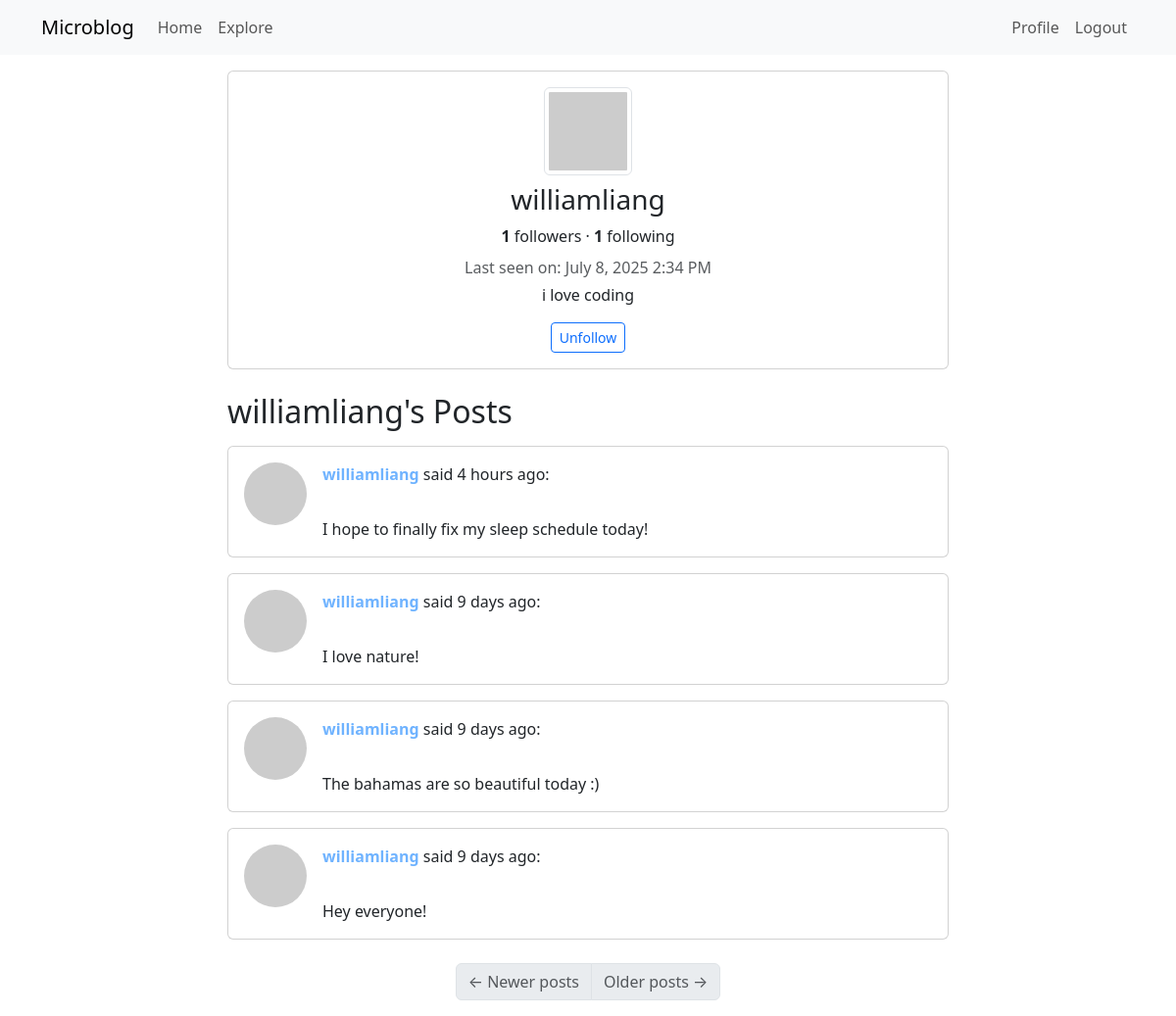
The app's page /user/williamliang (signed in) with its own data.
### app/models.py (models this page shows, shortened)
class User(UserMixin, db.Model):
    id: so.Mapped[int] = so.mapped_column(primary_key=True)
    username: so.Mapped[str] = so.mapped_column(sa.String(64), index=True, unique=True)
    email: so.Mapped[str] = so.mapped_column(sa.String(120), index=True, unique=True)
    password_hash: so.Mapped[Optional[str]] = so.mapped_column(sa.String(256))
    about_me: so.Mapped[Optional[str]] = so.mapped_column(sa.String(140))
    last_seen: so.Mapped[Optional[datetime]] = so.mapped_column(default=lambda: datetime.now(timezone.utc))
    posts: so.WriteOnlyMapped['Post'] = so.relationship(
        back_populates='author', passive_deletes=True)
    following: so.WriteOnlyMapped['User'] = so.relationship(
        secondary=followers, primaryjoin=(followers.c.follower_id == id),
        secondaryjoin=(followers.c.followed_id == id),
        back_populates='followers'
    )
    followers: so.WriteOnlyMapped['User'] = so.relationship(
        secondary=followers, primaryjoin=(followers.c.followed_id == id),
        secondaryjoin=(followers.c.follower_id == id),
        back_populates='following')
    def avatar(self, size):
        digest = hashlib.md5(self.email.lower().encode('utf-8')).hexdigest()
        return f'https://www.gravatar.com/avatar/{digest}?d=identicon&s={size}'
    def is_following(self, user):
        query = self.following.select().where(User.id == user.id)
        return db.session.scalar(query) is not None
    def followers_count(self):
        query = sa.select(sa.func.count()).select_from(
            self.followers.select().subquery())
        return db.session.scalar(query)
    def following_count(self):
        query = sa.select(sa.func.count()).select_from(
            self.following.select().subquery())
        return db.session.scalar(query)

class Post(db.Model):
    id: so.Mapped[int] = so.mapped_column(primary_key=True)
    body: so.Mapped[str] = so.mapped_column(sa.String(140))
    timestamp: so.Mapped[datetime] = so.mapped_column(index=True, default=lambda: datetime.now(timezone.utc))
    user_id: so.Mapped[int] = so.mapped_column(sa.ForeignKey(User.id), index=True)
    author: so.Mapped[User] = so.relationship(back_populates='posts')

### app/routes.py (the view)
@app.route('/user/<username>')
@login_required
def user(username):
    user = db.first_or_404(sa.select(User).where(User.username == username))
    page = request.args.get('page', 1, type=int) # pagination in the user profile view
    query = user.posts.select().order_by(Post.timestamp.desc())
    posts = db.paginate(query, page=page,
                        per_page=app.config['POSTS_PER_PAGE'],
                        error_out=False)
    next_url = url_for('user', username=user.username, page=posts.next_num) \
        if posts.has_next else None
    prev_url = url_for('user', username=user.username, page=posts.prev_num) \
        if posts.has_prev else None
    if user == current_user:
        form = PostForm()
    else:
        form = EmptyForm()
    return render_template('user.html', user=user, posts=posts, form=form, next_url=next_url, prev_url=prev_url)

### app/models.py (called while the page is built)
@login.user_loader
def load_user(id):
    return db.session.get(User, int(id))

### app/routes.py (called while the page is built)
@app.before_request
def before_request():
    if current_user.is_authenticated:
        current_user.last_seen = datetime.now(timezone.utc)
        db.session.commit()

### app/templates/user.html (shortened to what this page needs)
{% extends "base.html" %}
{% block content %}
  <div class="row justify-content-center">
    <div class="col-md-8">
      <div class="card mb-4">
        <div class="card-body text-center">
          <img src="{{ user.avatar(128) }}" alt="User avatar" class="img-thumbnail mb-2">
          <h3>{{ user.username }}</h3>
          <div class="mb-2">
            <span class="fw-bold">{{ user.followers_count() }}</span> followers
            &middot;
            <span class="fw-bold">{{ user.following_count() }}</span> following
          </div>
          {% if user.last_seen %}
            <p class="text-muted mb-1">Last seen on: {{ moment(user.last_seen).format('LLL') }}</p>
          {% endif %}
          {% if user.about_me %}
            <p>{{ user.about_me }}</p>
          {% endif %}
          {% if user == current_user %}
            <a href="{{ url_for('edit_profile') }}" class="btn btn-secondary btn-sm mt-2">Edit Profile</a>
          {% elif user != current_user %}
            <form action="{{ url_for('follow' if not current_user.is_following(user) else 'unfollow', username=user.username) }}" method="post">
              <button type="submit" class="btn btn-outline-primary btn-sm">
                {% if not current_user.is_following(user) %}Follow{% else %}Unfollow{% endif %}
              </button>
            </form>
          {% endif %}
        </div>
      </div>
      <h2 class="mb-3">{{ user.username }}'s Posts</h2>
      {% for post in posts %}
        {% include '_post.html' %}
      {% endfor %}
      <nav aria-label="Post navigation">
        <ul class="pagination justify-content-center mt-4">
          <li class="page-item{% if not prev_url %} disabled{% endif %}">
            <a class="page-link" href="{{ prev_url if prev_url else '#' }}" tabindex="-1">
              <span aria-hidden="true">&larr;</span> Newer posts
            </a>
          </li>
          <li class="page-item{% if not next_url %} disabled{% endif %}">
            <a class="page-link" href="{{ next_url if next_url else '#' }}">
              Older posts <span aria-hidden="true">&rarr;</span>
            </a>
          </li>
        </ul>
      </nav>
    </div>
  </div>
{% endblock %}

### app/templates/_post.html (shortened to what this page needs)
<div class="card mb-3">
  <div class="card-body d-flex">
    <a href="{{ url_for('user', username=post.author.username) }}">
      <img src="{{ post.author.avatar(64) }}" class="rounded-circle me-3" width="64" height="64" />
    </a>
    <div>
      <div>
        <a href="{{ url_for('user', username=post.author.username) }}" class="fw-bold user-link">
          {{ post.author.username }}
        </a>
        said {{ moment(post.timestamp).fromNow() }}:
      </div>
      <br>
      <div class="mt-2">{{ post.body }}</div>
    </div>
  </div>
</div>

### app/templates/_post.html (style rules this page uses)
.user-link { color: #6fb3ff; text-decoration: none; transition: color 0.2s; }

### records on screen
User: username "williamliang", last_seen "July 8, 2025 2:34 PM", about_me "i love coding"
Post: author.username "williamliang", timestamp "4 hours ago", body "I hope to finally fix my sleep schedule today!"
Post: author.username "williamliang", timestamp "9 days ago", body "I love nature!"
Post: author.username "williamliang", timestamp "9 days ago", body "The bahamas are so beautiful today :)"
Post: author.username "williamliang", timestamp "9 days ago", body "Hey everyone!"

### other values on screen
{{ user.followers_count() }} "1"
{{ user.following_count() }} "1"
